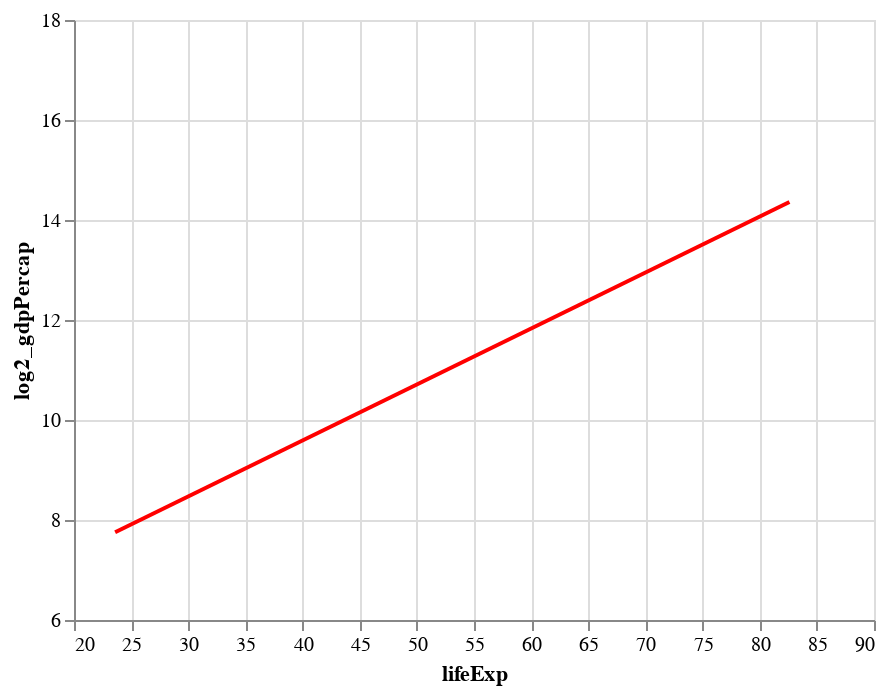

The cell this chart's notebook holds for it:
### Code cell
Scatter_Plot_Altair.transform_regression('lifeExp', 'log2_gdpPercap',method="linear"
).mark_line(color="red")

### Figure 1 — Vega-Lite specification as saved in the notebook (floating-point values rounded to 4 significant figures; data arrays with more than 128 entries replaced by an {"elided": "..."} marker saying what was removed)
{"config": {"view": {"continuousWidth": 400, "continuousHeight": 300}}, "data": {"name": "data-a9c0514819c4c7876e7da564d2acdd66"}, "mark": {"type": "line", "color": "red"}, "encoding": {"x": {"type": "quantitative", "field": "lifeExp", "scale": {"domain": [20, 90]}}, "y": {"type": "quantitative", "field": "log2_gdpPercap", "scale": {"domain": [6, 18]}}}, "transform": [{"on": "lifeExp", "regression": "log2_gdpPercap", "method": "linear"}], "$schema": "https://vega.github.io/schema/vega-lite/v4.0.0.json", "datasets": {"data-a9c0514819c4c7876e7da564d2acdd66": {"elided": "1704 records"}}}
